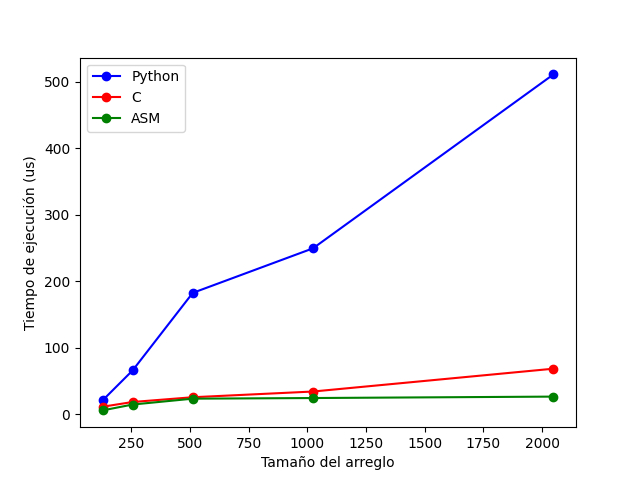

The Python source for this figure:
import ctypes
import statistics
import time
import numpy as np
import matplotlib.pyplot as plt

def calcular_producto_cantidad_mayores_menores_05_PY(numeros, n, comparador) -> int:
    cantidad_mayores_05 = 0
    cantidad_menores_05 = 0
    for i in range(n):
        if numeros[i] > comparador:
            cantidad_mayores_05 += 1
        elif numeros[i] < comparador:
            cantidad_menores_05 += 1
    return cantidad_mayores_05 * cantidad_menores_05

if __name__ == "__main__":
    tamaño_arreglo = [128, 256, 512, 1024, 2048]

    iteraciones = 5
    comparador = np.double(0.5)

    lib_producto = ctypes.CDLL('./lib_producto.so')

    lib_producto.calcular_producto_cantidad_mayores_menores_05_C.argtypes = [np.ctypeslib.ndpointer(dtype = np.float64), ctypes.c_int, ctypes.c_double]
    lib_producto.calcular_producto_cantidad_mayores_menores_05_C.restype = ctypes.c_int

    lib_producto.calcular_producto_cantidad_mayores_menores_05_ASM.argtypes = [np.ctypeslib.ndpointer(dtype = np.float64), ctypes.c_int, ctypes.c_double]
    lib_producto.calcular_producto_cantidad_mayores_menores_05_ASM.restype = ctypes.c_int

    lista_mediana_tiempo_PY = []
    lista_mediana_tiempo_C = []
    lista_mediana_tiempo_ASM = []

    for n in tamaño_arreglo:
        numeros = np.random.rand(n).astype(np.float64)

        lista_tiempo_PY = []
        lista_tiempo_C = []
        lista_tiempo_ASM = []

        for i in range(iteraciones):

            tic1 = time.time()
            prod_cantidad_mayores_menores_05_PY = calcular_producto_cantidad_mayores_menores_05_PY(numeros, n, comparador)
            toc1 = time.time()
            lista_tiempo_PY.append(1e6*(toc1-tic1))

            tic2 = time.time()
            prod_cantidad_mayores_menores_05_C = lib_producto.calcular_producto_cantidad_mayores_menores_05_C(numeros, n, comparador)
            toc2 = time.time()
            lista_tiempo_C.append(1e6*(toc2-tic2))

            tic3 = time.time()
            prod_cantidad_mayores_menores_05_ASM = lib_producto.calcular_producto_cantidad_mayores_menores_05_ASM(numeros, n, comparador)
            toc3 = time.time()
            lista_tiempo_ASM.append(1e6*(toc3-tic3))
        
        lista_mediana_tiempo_PY.append(statistics.median(lista_tiempo_PY))
        lista_mediana_tiempo_C.append(statistics.median(lista_tiempo_C))
        lista_mediana_tiempo_ASM.append(statistics.median(lista_tiempo_ASM))

        print(type(numeros))
    
    plt.plot(tamaño_arreglo, lista_mediana_tiempo_PY, label = 'Python', color = 'blue', marker = 'o')
    plt.plot(tamaño_arreglo, lista_mediana_tiempo_C, label = 'C', color = 'red', marker = 'o')
    plt.plot(tamaño_arreglo, lista_mediana_tiempo_ASM, label = 'ASM', color = 'green', marker = 'o')
    plt.xlabel('Tamaño del arreglo')
    plt.ylabel('Tiempo de ejecución (us)')
    plt.legend()
    plt.savefig('producto.png')
